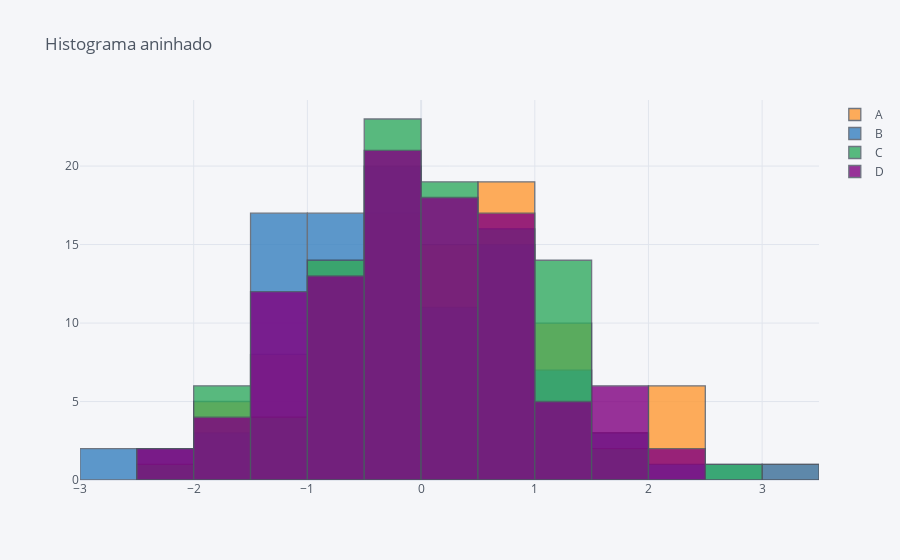

The notebook cell saved with this chart:
### Code cell
df.iplot(kind='hist',title='Histograma aninhado')
